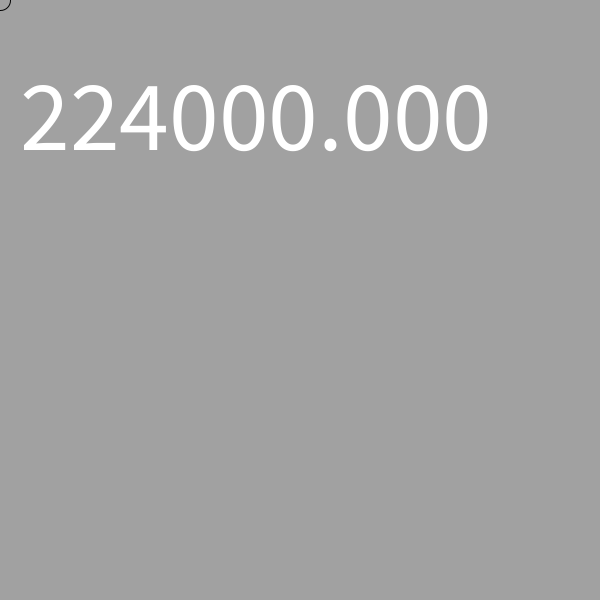
Frame 1 (no input)
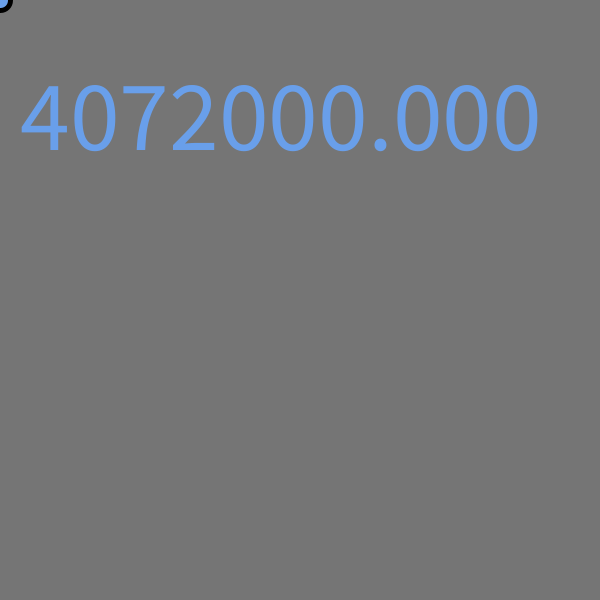
Frame 60 (the mouse pressed at the canvas centre just before this capture)
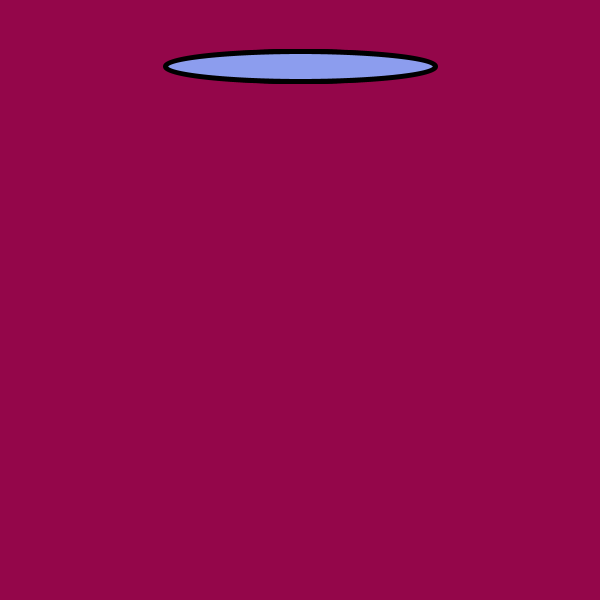
Frame 120 (the mouse held since frame 60 and released just before this capture)

The Processing sketch that drew these frames (run headless with seeded random() and noise(); from frame 60 on, the mouse is pressed at the canvas centre):

// Processing sketch: processing_52771
// ── processing_52771.pde

float newTime=0;

void setup(){
  size(600,600);
  smooth();
  noFill();
}

void draw(){
  background(random(250));
  float currTime=millis()-newTime;
  textSize(100);
  text(currTime*1000,0,150);
  
  ellipse(mouseX,mouseY,20,20);
  fill(random(255),random(255),random(255));
  strokeWeight(5);
  
  if(mousePressed) {
    textSize(600);
    background(random(255),random(255),random(255),60);
    for(int i=0;i<10;i++){
      ellipse(mouseX,height/9,i*(width/20), 30);
       
  textSize(300);
  text(currTime,80085,40,150);
    }
  }
}

void mouseReleased(){
  newTime=millis();
}
